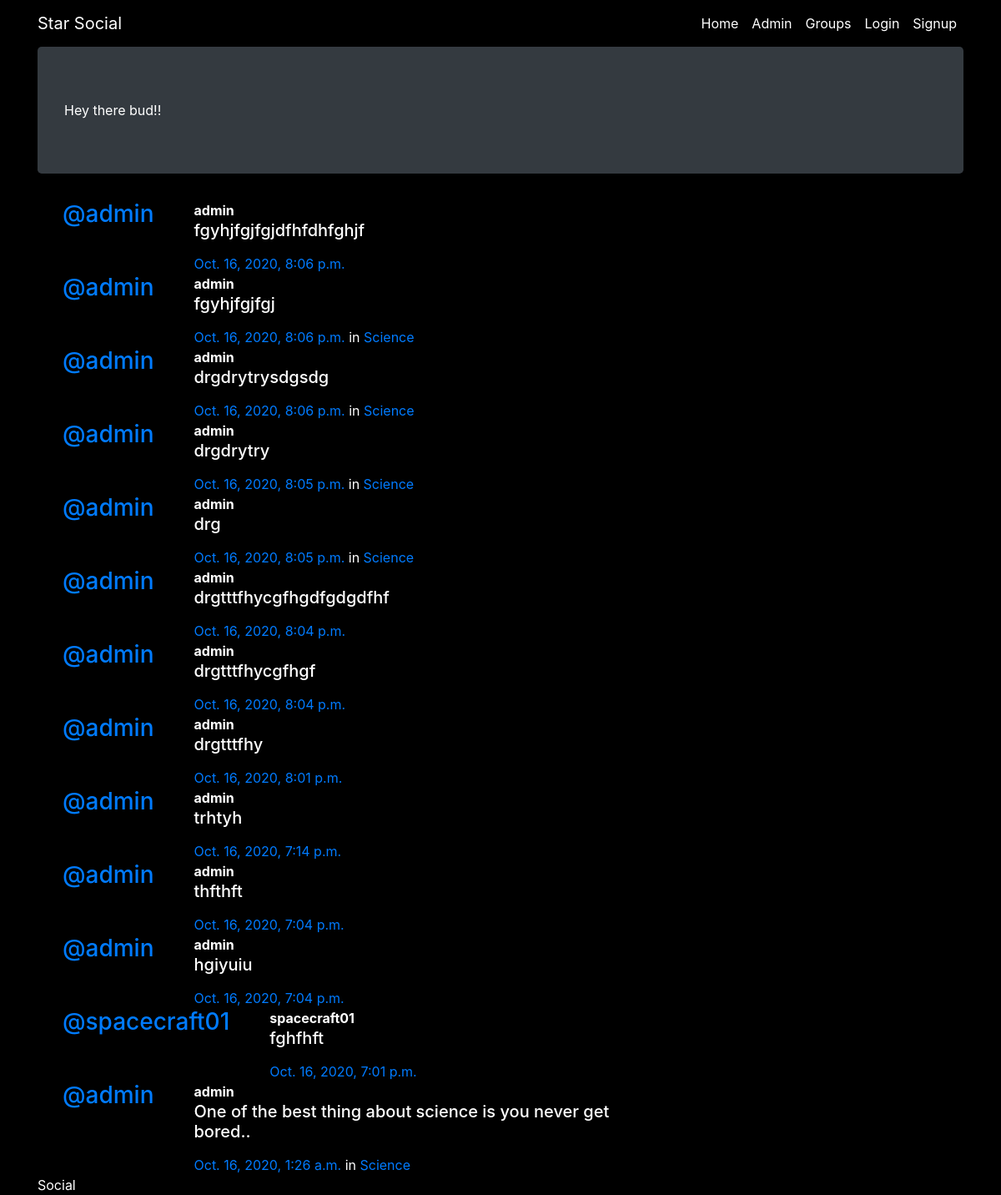
/posts/, run on the app's committed database.
### posts/models.py (models this page shows, shortened)
class Post(models.Model):
    user = models.ForeignKey(User, related_name='posts', on_delete=models.CASCADE)
    created_at = models.DateTimeField(auto_now=True)
    message = models.TextField()
    message_html= models.TextField(editable=False)
    group = models.ForeignKey(Group, related_name='posts',null=True, blank=True, on_delete=models.CASCADE)
    class Meta:
        ordering = ['-created_at']
        unique_together = ['user','message']

### groups/models.py (models this page shows, shortened)
class Group(models.Model):
    name =  models.CharField(max_length=255, unique=True)
    slug = models.SlugField(allow_unicode=True,unique=True)
    description = models.TextField(blank=True, default='')
    description_html = models.TextField(editable=False, default='', blank=True)
    members = models.ManyToManyField(User,through='GroupMember')
    class Meta:
        ordering = ['name']

### posts/views.py (the view)
# urls.py: path('', views.PostList.as_view(), name="all"),
class PostList(SelectRelatedMixin, generic.ListView):
    model = models.Post
    select_related = ("user", "group")

### posts/templates/posts/post_list.html (shortened to what this page needs)
{% extends "posts/post_base.html" %}
{% load humanize %}
{% block post_content %}
<div class="col-md-8 mt-4">
	{% for post in post_list %}
  {% include "posts/_post.html" %}
	{% endfor %}
</div>
{% endblock %}

### posts/templates/posts/_post.html (shortened to what this page needs)
<div class="media bg-transparent">
	<h3 class="mr-5"><a href="{% url 'posts:for_user' username=post.user.username %}">@{{ post.user.username }}</a></h3>
	<div class="media-body">
		<strong>{{ post.user.username }}</strong>
		<h5>{{ post.message_html|safe }}</h5>
			<time class="time"><a href="{% url 'posts:single' username=post.user.username pk=post.pk %}">{{ post.created_at }}</a></time>
			{% if post.group %}
			<span class="group-name">in <a href="#">{{ post.group.name }}</a></span>
			{% endif %}
	</div>
</div>

### static/blog/master.css (style rules this page uses)
body { margin: auto; background-color: black; color:white; }

### data on the page
Post: user.username "admin", message_html "fgyhjfgjfgjdfhfdhfghjf", created_at "Oct. 16, 2020, 8:06 p.m."
Post: user.username "admin", message_html "fgyhjfgjfgj", created_at "Oct. 16, 2020, 8:06 p.m.", group.name "Science"
Post: user.username "admin", message_html "drgdrytrysdgsdg", created_at "Oct. 16, 2020, 8:06 p.m.", group.name "Science"
Post: user.username "admin", message_html "drgdrytry", created_at "Oct. 16, 2020, 8:05 p.m.", group.name "Science"
Post: user.username "admin", message_html "drg", created_at "Oct. 16, 2020, 8:05 p.m.", group.name "Science"
Post: user.username "admin", message_html "drgtttfhycgfhgdfgdgdfhf", created_at "Oct. 16, 2020, 8:04 p.m."
Post: user.username "admin", message_html "drgtttfhycgfhgf", created_at "Oct. 16, 2020, 8:04 p.m."
Post: user.username "admin", message_html "drgtttfhy", created_at "Oct. 16, 2020, 8:01 p.m."
Post: user.username "admin", message_html "trhtyh", created_at "Oct. 16, 2020, 7:14 p.m."
Post: user.username "admin", message_html "thfthft", created_at "Oct. 16, 2020, 7:04 p.m."
Post: user.username "admin", message_html "hgiyuiu", created_at "Oct. 16, 2020, 7:04 p.m."
Post: user.username "spacecraft01", message_html "fghfhft", created_at "Oct. 16, 2020, 7:01 p.m."
Post: user.username "admin", message_html "One of the best thing about science is you never get bored..", created_at "Oct. 16, 2020, 1:26 a.m.", group.name "Science"
